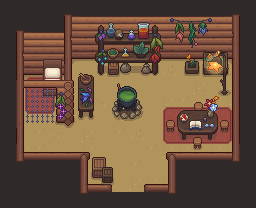

Rendered tile map (Tiled .tmx) drawn with the repository's tilesets; below, a short description and the full map source, tile grids included:
An orthogonal 16x13 tile map with 16x16 px tiles, 8 tile layers (floor, interior1, interior2, walls, ...), 2 tilesets and 45 objects (Herbalist_Exit, Herbalist, Light).

<map version="1.10" tiledversion="1.11.2" orientation="orthogonal" renderorder="right-down" width="16" height="13" tilewidth="16" tileheight="16" infinite="0" backgroundcolor="#2f2929" nextlayerid="12" nextobjectid="6">
 <editorsettings>
  <export target="../client/public/assets/maps/herbalist_house.json" format="json" />
 </editorsettings>
 <tileset firstgid="573" name="herbalist" tilewidth="16" tileheight="16" tilecount="336" columns="24">
  <image source="../client/public/assets/sprites/buildings/herbalist.png" width="384" height="224" />
  <tile id="1">
   <objectgroup draworder="index" id="2">
    <object id="1" x="0" y="4" width="16" height="12" />
   </objectgroup>
  </tile>
  <tile id="8">
   <objectgroup draworder="index" id="2">
    <object id="1" x="0" y="2" width="16" height="14" />
   </objectgroup>
  </tile>
  <tile id="9">
   <objectgroup draworder="index" id="2">
    <object id="1" x="0" y="2" width="16" height="14" />
   </objectgroup>
  </tile>
  <tile id="11">
   <objectgroup draworder="index" id="2">
    <object id="1" x="0" y="2" width="16" height="14" />
   </objectgroup>
  </tile>
  <tile id="23">
   <objectgroup draworder="index" id="2">
    <object id="1" x="0" y="0" width="14" height="16" />
   </objectgroup>
  </tile>
  <tile id="25">
   <objectgroup draworder="index" id="2">
    <object id="1" x="0" y="0" width="16" height="16" />
   </objectgroup>
  </tile>
  <tile id="47">
   <objectgroup draworder="index" id="2">
    <object id="1" x="0" y="0" width="14" height="16" />
   </objectgroup>
  </tile>
  <tile id="49">
   <objectgroup draworder="index" id="2">
    <object id="1" x="0" y="0" width="16" height="12" />
   </objectgroup>
  </tile>
  <tile id="71">
   <objectgroup draworder="index" id="2">
    <object id="1" x="0" y="0.00353978" width="14" height="16" />
   </objectgroup>
  </tile>
  <tile id="109">
   <objectgroup draworder="index" id="2">
    <object id="1" x="0" y="2" width="14" height="14" />
   </objectgroup>
  </tile>
  <tile id="111">
   <objectgroup draworder="index" id="2">
    <object id="1" x="2" y="2" width="14" height="14" />
   </objectgroup>
  </tile>
  <tile id="119">
   <objectgroup draworder="index" id="2">
    <object id="1" x="0" y="0" width="16" height="16" />
   </objectgroup>
  </tile>
  <tile id="122">
   <objectgroup draworder="index" id="2">
    <object id="1" x="0" y="0" width="16" height="16" />
   </objectgroup>
  </tile>
  <tile id="133">
   <objectgroup draworder="index" id="2">
    <object id="1" x="0" y="0.00353978" width="14" height="16" />
   </objectgroup>
  </tile>
  <tile id="135">
   <objectgroup draworder="index" id="2">
    <object id="1" x="2" y="0" width="14" height="16" />
   </objectgroup>
  </tile>
  <tile id="143">
   <objectgroup draworder="index" id="2">
    <object id="1" x="0" y="0" width="16" height="16" />
   </objectgroup>
  </tile>
  <tile id="146">
   <objectgroup draworder="index" id="2">
    <object id="1" x="0" y="0" width="16" height="16" />
   </objectgroup>
  </tile>
  <tile id="157">
   <objectgroup draworder="index" id="2">
    <object id="1" x="0" y="0.00353978" width="14" height="16" />
   </objectgroup>
  </tile>
  <tile id="181">
   <objectgroup draworder="index" id="2">
    <object id="1" x="0" y="0" width="14" height="16" />
   </objectgroup>
  </tile>
  <tile id="182">
   <objectgroup draworder="index" id="2">
    <object id="1" x="0" y="2" width="14" height="14" />
   </objectgroup>
  </tile>
  <tile id="183">
   <objectgroup draworder="index" id="2">
    <object id="1" x="2" y="2" width="14" height="14" />
   </objectgroup>
  </tile>
  <tile id="199">
   <objectgroup draworder="index" id="2">
    <object id="1" x="0" y="-4" width="16" height="24" />
   </objectgroup>
  </tile>
  <tile id="200">
   <objectgroup draworder="index" id="2">
    <object id="1" x="0" y="-4" width="16" height="24" />
   </objectgroup>
  </tile>
  <tile id="201">
   <objectgroup draworder="index" id="2">
    <object id="1" x="0" y="-4" width="16" height="24" />
   </objectgroup>
  </tile>
  <tile id="210">
   <objectgroup draworder="index" id="2">
    <object id="1" x="-4" y="0" width="20" height="16" />
   </objectgroup>
  </tile>
  <tile id="211">
   <objectgroup draworder="index" id="2">
    <object id="1" x="0" y="0" width="16" height="16" />
   </objectgroup>
  </tile>
  <tile id="212">
   <objectgroup draworder="index" id="2">
    <object id="1" x="0" y="0" width="16" height="16" />
   </objectgroup>
  </tile>
  <tile id="213">
   <objectgroup draworder="index" id="2">
    <object id="1" x="0" y="0" width="20" height="16" />
   </objectgroup>
  </tile>
  <tile id="267">
   <objectgroup draworder="index" id="2">
    <object id="1" x="0" y="0" width="16" height="16" />
   </objectgroup>
  </tile>
  <tile id="268">
   <objectgroup draworder="index" id="2">
    <object id="1" x="0.00353978" y="0" width="16" height="16" />
   </objectgroup>
  </tile>
  <tile id="285">
   <objectgroup draworder="index" id="2">
    <object id="1" x="2" y="0" width="14" height="16" />
   </objectgroup>
  </tile>
  <tile id="286">
   <objectgroup draworder="index" id="2">
    <object id="1" x="0" y="0" width="14" height="16" />
   </objectgroup>
  </tile>
  <tile id="288">
   <objectgroup draworder="index" id="2">
    <object id="1" x="0" y="0" width="16" height="16" />
   </objectgroup>
  </tile>
  <tile id="289">
   <objectgroup draworder="index" id="2">
    <object id="1" x="0" y="0" width="16" height="16" />
   </objectgroup>
  </tile>
  <tile id="291">
   <objectgroup draworder="index" id="2">
    <object id="1" x="0" y="0.00353978" width="16" height="16" />
   </objectgroup>
  </tile>
  <tile id="292">
   <objectgroup draworder="index" id="2">
    <object id="1" x="0" y="0" width="16" height="16" />
   </objectgroup>
  </tile>
  <tile id="315">
   <objectgroup draworder="index" id="2">
    <object id="1" x="0" y="0" width="14" height="16" />
   </objectgroup>
  </tile>
  <tile id="316">
   <objectgroup draworder="index" id="2">
    <object id="1" x="2" y="0" width="14" height="16" />
   </objectgroup>
  </tile>
 </tileset>
 <tileset firstgid="909" name="herbalist_boiler" tilewidth="16" tileheight="16" tilecount="72" columns="24">
  <image source="../client/public/assets/sprites/buildings/herbalist_boiler.png" width="384" height="48" />
  <tile id="0">
   <objectgroup draworder="index" id="3">
    <object id="2" x="5" y="4" width="11" height="12">
     <properties>
      <property name="clearance" type="int" value="500" />
      <property name="rendersAbove" type="bool" value="true" />
     </properties>
    </object>
   </objectgroup>
   <animation>
    <frame tileid="0" duration="100" />
    <frame tileid="2" duration="100" />
    <frame tileid="4" duration="100" />
    <frame tileid="6" duration="100" />
    <frame tileid="8" duration="100" />
    <frame tileid="10" duration="100" />
    <frame tileid="12" duration="100" />
    <frame tileid="14" duration="100" />
    <frame tileid="16" duration="100" />
    <frame tileid="18" duration="100" />
    <frame tileid="20" duration="100" />
    <frame tileid="22" duration="100" />
   </animation>
  </tile>
  <tile id="1">
   <objectgroup draworder="index" id="2">
    <object id="1" x="0" y="4" width="9" height="12">
     <properties>
      <property name="clearance" type="int" value="500" />
      <property name="rendersAbove" type="bool" value="true" />
     </properties>
    </object>
   </objectgroup>
   <animation>
    <frame tileid="1" duration="100" />
    <frame tileid="3" duration="100" />
    <frame tileid="5" duration="100" />
    <frame tileid="7" duration="100" />
    <frame tileid="9" duration="100" />
    <frame tileid="11" duration="100" />
    <frame tileid="13" duration="100" />
    <frame tileid="15" duration="100" />
    <frame tileid="17" duration="100" />
    <frame tileid="19" duration="100" />
    <frame tileid="21" duration="100" />
    <frame tileid="23" duration="100" />
   </animation>
  </tile>
  <tile id="24">
   <objectgroup draworder="index" id="2">
    <object id="1" x="5.0026" y="0" width="10.9974" height="8" />
   </objectgroup>
   <animation>
    <frame tileid="24" duration="100" />
    <frame tileid="26" duration="100" />
    <frame tileid="28" duration="100" />
    <frame tileid="30" duration="100" />
    <frame tileid="32" duration="100" />
    <frame tileid="34" duration="100" />
    <frame tileid="36" duration="100" />
    <frame tileid="38" duration="100" />
    <frame tileid="40" duration="100" />
    <frame tileid="42" duration="100" />
    <frame tileid="44" duration="100" />
    <frame tileid="46" duration="100" />
   </animation>
  </tile>
  <tile id="25">
   <objectgroup draworder="index" id="2">
    <object id="1" x="0" y="0" width="9" height="8" />
   </objectgroup>
   <animation>
    <frame tileid="25" duration="100" />
    <frame tileid="27" duration="100" />
    <frame tileid="29" duration="100" />
    <frame tileid="31" duration="100" />
    <frame tileid="33" duration="100" />
    <frame tileid="35" duration="100" />
    <frame tileid="37" duration="100" />
    <frame tileid="39" duration="100" />
    <frame tileid="41" duration="100" />
    <frame tileid="43" duration="100" />
    <frame tileid="45" duration="100" />
    <frame tileid="47" duration="100" />
   </animation>
  </tile>
  <tile id="48">
   <animation>
    <frame tileid="48" duration="100" />
    <frame tileid="50" duration="100" />
    <frame tileid="52" duration="100" />
    <frame tileid="54" duration="100" />
    <frame tileid="56" duration="100" />
    <frame tileid="58" duration="100" />
    <frame tileid="60" duration="100" />
    <frame tileid="62" duration="100" />
    <frame tileid="64" duration="100" />
    <frame tileid="66" duration="100" />
    <frame tileid="68" duration="100" />
    <frame tileid="70" duration="100" />
   </animation>
  </tile>
  <tile id="49">
   <animation>
    <frame tileid="49" duration="100" />
    <frame tileid="51" duration="100" />
    <frame tileid="53" duration="100" />
    <frame tileid="55" duration="100" />
    <frame tileid="57" duration="100" />
    <frame tileid="59" duration="100" />
    <frame tileid="61" duration="100" />
    <frame tileid="63" duration="100" />
    <frame tileid="65" duration="100" />
    <frame tileid="67" duration="100" />
    <frame tileid="69" duration="100" />
    <frame tileid="71" duration="100" />
   </animation>
  </tile>
 </tileset>
 <layer id="1" name="floor" width="16" height="13">
  <data encoding="csv">
0,0,0,0,0,0,0,0,0,0,0,0,0,0,0,0,
0,0,0,0,0,0,0,0,0,0,0,0,0,0,0,0,
0,0,0,0,0,0,0,0,0,0,0,0,0,0,0,0,
0,767,767,791,791,791,791,791,791,791,791,791,791,791,767,0,
0,767,791,791,791,791,791,880,791,791,879,791,791,791,767,0,
0,768,791,769,791,791,791,791,791,791,791,791,768,791,768,0,
0,857,791,791,791,791,881,768,791,791,768,857,881,791,768,0,
0,768,791,791,768,791,791,880,791,791,791,791,791,768,791,0,
0,791,857,880,791,768,791,857,879,791,791,769,791,791,768,0,
0,768,857,791,791,768,791,791,791,857,768,768,791,768,768,0,
0,0,0,0,0,791,791,791,857,791,791,0,0,0,0,0,
0,0,0,0,0,768,768,791,768,768,768,0,0,0,0,0,
0,0,0,0,0,0,0,0,0,0,0,0,0,0,0,0
</data>
 </layer>
 <layer id="5" name="interior1" width="16" height="13">
  <data encoding="csv">
0,0,0,0,0,0,0,0,0,0,0,0,0,0,0,0,
0,0,0,0,0,686,0,0,0,0,686,0,0,0,0,0,
0,0,0,0,0,0,0,0,0,0,0,0,0,0,0,0,
0,0,0,0,0,0,0,0,0,0,0,0,0,0,0,0,
0,577,578,579,0,0,0,0,0,0,0,0,0,0,0,0,
0,601,602,603,0,0,0,0,0,0,0,0,0,0,0,0,
0,625,626,627,0,0,0,0,0,0,589,590,591,592,593,0,
0,649,650,651,0,0,0,0,0,0,613,614,615,616,617,0,
0,0,0,0,0,0,0,0,0,0,637,638,639,640,641,0,
0,0,0,0,0,0,0,0,0,0,0,0,0,0,0,0,
0,0,0,0,0,0,0,0,0,0,0,0,0,0,0,0,
0,0,0,0,0,0,0,0,0,0,0,0,0,0,0,0,
0,0,0,0,0,0,0,0,0,0,0,0,0,0,0,0
</data>
 </layer>
 <layer id="8" name="interior2" width="16" height="13">
  <data encoding="csv">
0,0,0,0,0,0,0,0,0,0,0,0,0,0,0,0,
0,0,0,0,0,0,0,0,0,0,0,0,0,0,0,0,
0,0,0,0,0,0,0,0,0,0,0,0,0,0,0,0,
0,0,0,0,0,0,0,0,0,0,0,0,0,0,0,0,
0,0,0,0,0,0,0,0,0,0,0,0,0,0,0,0,
0,0,623,624,0,0,0,0,0,0,0,0,0,0,0,0,
0,0,647,648,0,0,0,0,0,0,0,0,0,0,0,0,
0,0,0,0,0,0,0,0,0,0,0,0,0,0,0,0,
0,0,0,0,0,0,0,0,0,0,0,0,0,0,0,0,
0,0,0,0,0,0,0,0,0,0,0,0,0,0,0,0,
0,0,0,0,0,0,0,0,0,0,0,0,0,0,0,0,
0,0,0,0,0,0,0,0,0,0,0,0,0,0,0,0,
0,0,0,0,0,0,0,0,0,0,0,0,0,0,0,0
</data>
 </layer>
 <layer id="3" name="walls" width="16" height="13">
  <properties>
   <property name="collides" type="bool" value="true" />
   <property name="opaque" type="bool" value="true" />
  </properties>
  <data encoding="csv">
0,0,0,0,766,0,0,0,0,0,0,0,0,0,765,0,
0,766,0,0,840,692,692,692,692,692,692,692,692,692,841,0,
0,840,695,695,864,716,716,716,716,716,716,716,716,716,865,0,
0,864,719,719,888,743,743,743,743,743,743,743,743,743,889,0,
0,888,743,743,706,0,0,0,0,0,0,0,0,0,858,0,
0,596,837,838,730,0,0,0,0,0,0,0,0,0,858,0,
0,620,861,862,754,0,0,0,0,0,0,0,0,0,858,0,
0,644,885,886,778,0,0,0,0,0,0,0,0,0,858,0,
0,859,0,0,0,0,0,0,0,0,0,0,0,0,858,0,
0,755,581,581,581,682,0,0,0,0,684,581,581,581,756,0,
0,790,0,0,0,706,0,0,0,0,708,0,0,0,789,0,
0,0,0,0,0,755,582,0,0,584,756,0,0,0,0,0,
0,0,0,0,0,790,0,0,0,0,789,0,0,0,0,0
</data>
 </layer>
 <layer id="6" name="interior3" width="16" height="13">
  <properties>
   <property name="collides" type="bool" value="true" />
  </properties>
  <data encoding="csv">
0,0,0,0,0,0,0,0,0,0,0,0,0,0,0,0,
0,0,0,0,0,686,735,736,737,738,686,0,0,0,0,0,
0,0,0,0,0,758,759,760,761,762,763,0,0,0,0,0,
0,0,575,576,0,782,783,784,785,786,787,0,630,631,632,0,
0,0,599,600,573,574,807,808,809,810,693,0,654,655,656,0,
0,0,0,0,597,598,0,0,0,0,0,0,0,0,0,0,
0,0,0,0,621,622,0,0,0,0,686,748,749,750,686,0,
0,0,0,0,645,646,0,0,0,0,771,772,773,774,775,0,
0,0,0,0,0,0,0,0,0,0,795,796,797,798,799,0,
0,0,0,0,0,0,0,0,0,0,686,686,821,686,686,0,
0,0,0,0,0,0,0,0,0,0,0,0,0,0,0,0,
0,0,0,0,0,0,0,0,0,0,0,0,0,0,0,0,
0,0,0,0,0,0,0,0,0,0,0,0,0,0,0,0
</data>
 </layer>
 <layer id="9" name="interior4" width="16" height="13">
  <data encoding="csv">
0,0,0,0,0,0,0,0,0,0,0,0,0,0,0,0,
0,0,0,0,0,0,0,0,0,0,675,676,677,678,0,0,
0,0,0,0,0,0,0,0,0,0,699,700,701,686,0,0,
0,0,0,0,0,0,0,0,0,0,0,665,666,0,0,0,
0,0,0,0,0,0,0,0,0,0,0,689,690,0,0,0,
0,0,0,825,686,0,0,0,0,0,0,0,0,0,0,0,
0,0,0,849,850,0,0,0,0,0,0,0,0,0,0,0,
0,0,0,873,874,0,0,0,0,0,0,0,0,0,0,0,
0,0,0,0,0,0,0,0,0,0,0,0,0,0,0,0,
0,0,0,0,0,827,828,686,0,0,0,0,0,0,0,0,
0,0,0,0,0,851,852,853,0,0,0,0,0,0,0,0,
0,0,0,0,0,875,876,877,0,0,0,0,0,0,0,0,
0,0,0,0,0,0,0,0,0,0,0,0,0,0,0,0
</data>
 </layer>
 <layer id="11" name="interior5" width="16" height="13">
  <data encoding="csv">
0,0,0,0,0,0,0,0,0,0,0,0,0,0,0,0,
0,0,0,0,0,0,0,0,0,0,0,0,0,0,0,0,
0,0,0,0,0,0,0,0,0,0,0,0,0,0,0,0,
0,0,0,0,0,0,0,0,0,0,0,0,586,587,588,0,
0,0,0,0,0,0,0,0,0,0,0,0,610,611,612,0,
0,0,0,0,0,0,0,0,0,0,0,0,686,635,636,0,
0,0,0,0,0,0,0,0,0,0,0,0,0,0,0,0,
0,0,0,0,0,0,0,0,0,0,0,0,0,0,0,0,
0,0,0,0,0,0,0,0,0,0,0,0,0,0,0,0,
0,0,0,0,0,0,0,0,0,0,0,0,0,0,0,0,
0,0,0,0,0,0,0,0,0,0,0,0,0,0,0,0,
0,0,0,0,0,0,0,0,0,0,0,0,0,0,0,0,
0,0,0,0,0,0,0,0,0,0,0,0,0,0,0,0
</data>
 </layer>
 <layer id="4" name="boiler" width="16" height="13">
  <properties>
   <property name="collides" type="bool" value="true" />
  </properties>
  <data encoding="csv">
0,0,0,0,0,0,0,0,0,0,0,0,0,0,0,0,
0,0,0,0,0,0,0,0,0,0,0,0,0,0,0,0,
0,0,0,0,0,0,0,0,0,0,0,0,0,0,0,0,
0,0,0,0,0,0,0,0,0,0,0,0,0,0,0,0,
0,0,0,0,0,0,0,0,0,0,0,0,0,0,0,0,
0,0,0,0,0,0,0,909,910,0,0,0,0,0,0,0,
0,0,0,0,0,0,0,933,934,0,0,0,0,0,0,0,
0,0,0,0,0,0,0,957,958,0,0,0,0,0,0,0,
0,0,0,0,0,0,0,0,0,0,0,0,0,0,0,0,
0,0,0,0,0,0,0,0,0,0,0,0,0,0,0,0,
0,0,0,0,0,0,0,0,0,0,0,0,0,0,0,0,
0,0,0,0,0,0,0,0,0,0,0,0,0,0,0,0,
0,0,0,0,0,0,0,0,0,0,0,0,0,0,0,0
</data>
 </layer>
 <objectgroup id="10" name="objects">
  <object id="2" name="Herbalist_Exit" x="128" y="192" width="1" height="1" />
  <object id="4" name="Herbalist" x="160" y="96" width="1" height="1" />
  <object id="5" name="Light" x="214" y="64" width="1" height="1" />
 </objectgroup>
</map>
